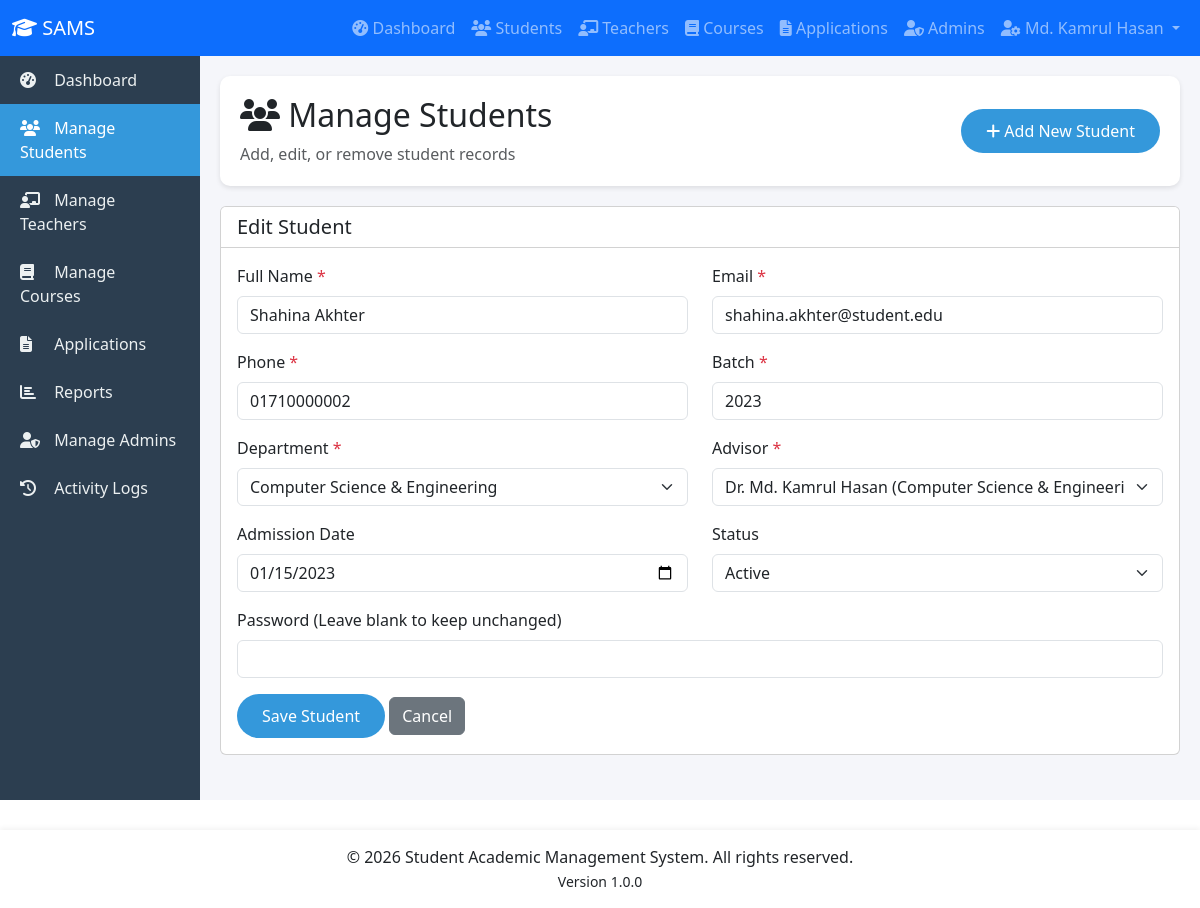
/admin/students.php?action=edit&id=2 (signed in), run on the app's committed database.
### tables this page shows
CREATE TABLE student (
    student_id INT AUTO_INCREMENT PRIMARY KEY,
    student_name VARCHAR(100) NOT NULL,
    email VARCHAR(100) UNIQUE NOT NULL,
    password_hash VARCHAR(255) NOT NULL,
    phone VARCHAR(20),
    department_id INT NOT NULL,
    advisor_id INT NOT NULL,
    batch INT,
    current_semester_id INT,
    admission_date DATE,
    status ENUM('active', 'graduated', 'suspended', 'withdrawn') DEFAULT 'active',
    created_at TIMESTAMP DEFAULT CURRENT_TIMESTAMP,
    updated_at TIMESTAMP DEFAULT CURRENT_TIMESTAMP ON UPDATE CURRENT_TIMESTAMP,
    FOREIGN KEY (department_id) REFERENCES department(department_id) ON DELETE RESTRICT ON UPDATE CASCADE,
    FOREIGN KEY (advisor_id) REFERENCES advisor(advisor_id) ON DELETE RESTRICT ON UPDATE CASCADE,
    FOREIGN KEY (current_semester_id) REFERENCES semester(semester_id) ON DELETE SET NULL ON UPDATE CASCADE,
    INDEX idx_student_email (email),
    INDEX idx_student_department (department_id),
    INDEX idx_student_advisor (advisor_id),
    INDEX idx_student_status (status)
);

CREATE TABLE department (
    department_id INT AUTO_INCREMENT PRIMARY KEY,
    department_name VARCHAR(100) NOT NULL,
    building VARCHAR(50),
    established_year YEAR,
    created_at TIMESTAMP DEFAULT CURRENT_TIMESTAMP,
    updated_at TIMESTAMP DEFAULT CURRENT_TIMESTAMP ON UPDATE CURRENT_TIMESTAMP
);

CREATE TABLE advisor (
    advisor_id INT AUTO_INCREMENT PRIMARY KEY,
    teacher_id INT UNIQUE NOT NULL,
    max_students INT DEFAULT 30,
    created_at TIMESTAMP DEFAULT CURRENT_TIMESTAMP,
    FOREIGN KEY (teacher_id) REFERENCES teacher(teacher_id) ON DELETE RESTRICT ON UPDATE CASCADE,
    INDEX idx_advisor_teacher (teacher_id)
);

CREATE TABLE teacher (
    teacher_id INT AUTO_INCREMENT PRIMARY KEY,
    teacher_name VARCHAR(100) NOT NULL,
    email VARCHAR(100) UNIQUE NOT NULL,
    phone VARCHAR(20),
    designation VARCHAR(50),
    department_id INT NOT NULL,
    joining_date DATE,
    office_room VARCHAR(20),
    created_at TIMESTAMP DEFAULT CURRENT_TIMESTAMP,
    updated_at TIMESTAMP DEFAULT CURRENT_TIMESTAMP ON UPDATE CURRENT_TIMESTAMP,
    FOREIGN KEY (department_id) REFERENCES department(department_id) ON DELETE RESTRICT ON UPDATE CASCADE,
    INDEX idx_teacher_department (department_id),
    INDEX idx_teacher_email (email)
);

### config/database.php (called while the page is built, shortened)
<?php
class Database {
    private static $instance = null;
    private $pdo;
    private function __construct() {
        try {
            $this->pdo = new PDO(
                "mysql:host=" . DB_HOST . ";dbname=" . DB_NAME . ";charset=utf8mb4",
                DB_USER,
                DB_PASS,
                [
                    PDO::ATTR_ERRMODE => PDO::ERRMODE_EXCEPTION,
                    PDO::ATTR_DEFAULT_FETCH_MODE => PDO::FETCH_ASSOC,
                    PDO::ATTR_EMULATE_PREPARES => false
                ]
            );
        } catch(PDOException $e) {
            die("Database Connection Failed: " . $e->getMessage());
        }
    }
    public static function getInstance() {
        if (self::$instance === null) {
            self::$instance = new Database();
        }
        return self::$instance;
    }
    public function getConnection() {
        return $this->pdo;
    }
}
function dbQuery($sql, $params = []) {
    $db = Database::getInstance()->getConnection();
    $stmt = $db->prepare($sql);
    $stmt->execute($params);
    return $stmt;
}
function dbGetRow($sql, $params = []) {
    $stmt = dbQuery($sql, $params);
    return $stmt->fetch();
}
function dbGetAll($sql, $params = []) {
    $stmt = dbQuery($sql, $params);
    return $stmt->fetchAll();
}
?>

### admin/students.php (the view, shortened to what this page needs)
<?php
$action = $_GET['action'] ?? 'list';
$departments = dbGetAll("SELECT department_id, department_name FROM department ORDER BY department_name");
$advisors = dbGetAll("
    SELECT a.advisor_id, t.teacher_name, d.department_name
    FROM advisor a
    JOIN teacher t ON a.teacher_id = t.teacher_id
    JOIN department d ON t.department_id = d.department_id
    ORDER BY d.department_name, t.teacher_name
");
$edit_student = null;
if ($action == 'edit' && isset($_GET['id'])) {
    $edit_student = dbGetRow("SELECT * FROM student WHERE student_id = ?", [$_GET['id']]);
}
?>
<?php include '../includes/header.php'; ?>
<div class="page-header">
    <div class="row align-items-center">
        <div class="col-md-6">
            <h2><i class="fas fa-users"></i> Manage Students</h2>
            <p class="text-muted mb-0">Add, edit, or remove student records</p>
        </div>
        <div class="col-md-6 text-md-end">
            <a href="?action=add" class="btn btn-primary">
                <i class="fas fa-plus"></i> Add New Student
            </a>
        </div>
    </div>
</div>
<?php if ($action == 'add' || $action == 'edit'): ?>
<div class="card">
    <div class="card-header bg-white">
        <h5 class="mb-0"><?php echo $action == 'add' ? 'Add New Student' : 'Edit Student'; ?></h5>
    </div>
    <div class="card-body">
        <form method="POST" action="">
            <div class="row">
                <div class="col-md-6 mb-3">
                    <label class="form-label">Full Name <span class="text-danger">*</span></label>
                    <input type="text" name="student_name" class="form-control" required
                           value="<?php echo htmlspecialchars($edit_student['student_name'] ?? ''); ?>">
                </div>
                <div class="col-md-6 mb-3">
                    <label class="form-label">Email <span class="text-danger">*</span></label>
                    <input type="email" name="email" class="form-control" required
                           value="<?php echo htmlspecialchars($edit_student['email'] ?? ''); ?>">
                </div>
                <div class="col-md-6 mb-3">
                    <label class="form-label">Phone <span class="text-danger">*</span></label>
                    <input type="tel" name="phone" class="form-control" required
                           value="<?php echo htmlspecialchars($edit_student['phone'] ?? ''); ?>">
                </div>
                <div class="col-md-6 mb-3">
                    <label class="form-label">Batch <span class="text-danger">*</span></label>
                    <input type="number" name="batch" class="form-control" required
                           value="<?php echo $edit_student['batch'] ?? date('Y'); ?>">
                </div>
                <div class="col-md-6 mb-3">
                    <label class="form-label">Department <span class="text-danger">*</span></label>
                    <select name="department_id" class="form-select" required>
                        <?php foreach ($departments as $dept): ?>
                            <option value="<?php echo $dept['department_id']; ?>"
                                <?php echo ($edit_student['department_id'] ?? '') == $dept['department_id'] ? 'selected' : ''; ?>>
                                <?php echo $dept['department_name']; ?>
                            </option>
                        <?php endforeach; ?>
                    </select>
                </div>
                <div class="col-md-6 mb-3">
                    <label class="form-label">Advisor <span class="text-danger">*</span></label>
                    <select name="advisor_id" class="form-select" required>
                        <?php foreach ($advisors as $adv): ?>
                            <option value="<?php echo $adv['advisor_id']; ?>"
                                <?php echo ($edit_student['advisor_id'] ?? '') == $adv['advisor_id'] ? 'selected' : ''; ?>>
                                <?php echo $adv['teacher_name'] . ' (' . $adv['department_name'] . ')'; ?>
                            </option>
                        <?php endforeach; ?>
                    </select>
                </div>
                <div class="col-md-6 mb-3">
                    <label class="form-label">Admission Date</label>
                    <input type="date" name="admission_date" class="form-control"
                           value="<?php echo $edit_student['admission_date'] ?? date('Y-m-d'); ?>">
                </div>
                <div class="col-md-6 mb-3">
                    <label class="form-label">Status</label>
                    <select name="status" class="form-select">
                        <option value="active" <?php echo ($edit_student['status'] ?? '') == 'active' ? 'selected' : ''; ?>>Active</option>
                    </select>
                </div>
                <div class="col-md-12 mb-3">
                    <label class="form-label">Password <?php echo $action == 'add' ? '<span class="text-danger">*</span>' : '(Leave blank to keep unchanged)'; ?></label>
                    <input type="password" name="password" class="form-control" <?php echo $action == 'add' ? 'required' : ''; ?>>
                </div>
            </div>
            <button type="submit" name="save_student" class="btn btn-primary">Save Student</button>
            <a href="?action=list" class="btn btn-secondary">Cancel</a>
        </form>
    </div>
</div>
<?php endif; ?>
<?php include '../includes/footer.php'; ?>

### assets/style.css (style rules this page uses)
.btn-primary { background: #3498db; border: none; padding: 10px 25px; border-radius: 25px; transition: all 0.3s; }

### includes/header.php (style rules this page uses)
.page-header { background: white; padding: 20px; border-radius: 10px; margin-bottom: 20px; box-shadow: 0 2px 5px rgba(0,0,0,0.1); }

### data on the page
student: student_name "Shahina Akhter", email "shahina.akhter@student.edu", phone "01710000002", batch "2023", department_id "Computer Science & Engineering", advisor_id "Dr. Md. Kamrul Hasan (Computer Science & Engineering)", admission_date "01/15/2023", status "Active"

### other printed values
APP_SHORT_NAME "SAMS"
$_SESSION['admin_name'] "Md. Kamrul Hasan"
APP_YEAR "2026"
APP_NAME "Student Academic Management System"
APP_VERSION "1.0.0"
